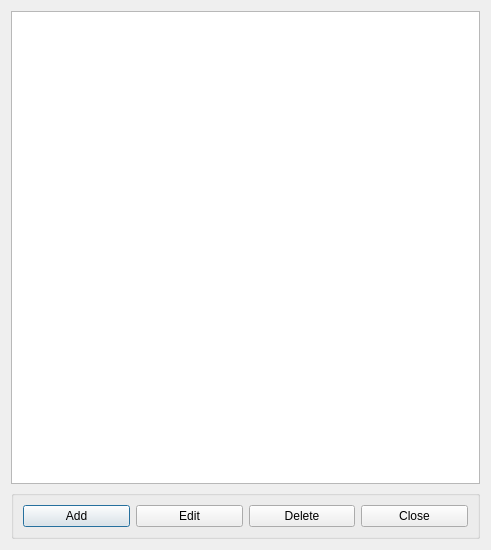
<?xml version="1.0" encoding="UTF-8"?>
<ui version="4.0">
 <class>FoodEnergyRequirements</class>
 <widget class="QDialog" name="FoodEnergyRequirements">
  <property name="geometry">
   <rect>
    <x>0</x>
    <y>0</y>
    <width>491</width>
    <height>550</height>
   </rect>
  </property>
  <property name="minimumSize">
   <size>
    <width>481</width>
    <height>550</height>
   </size>
  </property>
  <property name="windowTitle">
   <string>Food Energy Requirements</string>
  </property>
  <layout class="QVBoxLayout" name="verticalLayout">
   <item>
    <widget class="QTableView" name="tableView">
     <property name="sizePolicy">
      <sizepolicy hsizetype="MinimumExpanding" vsizetype="Expanding">
       <horstretch>0</horstretch>
       <verstretch>0</verstretch>
      </sizepolicy>
     </property>
     <property name="alternatingRowColors">
      <bool>true</bool>
     </property>
     <property name="sortingEnabled">
      <bool>true</bool>
     </property>
    </widget>
   </item>
   <item>
    <widget class="QGroupBox" name="groupBox">
     <property name="title">
      <string/>
     </property>
     <layout class="QHBoxLayout" name="horizontalLayout">
      <item>
       <widget class="QPushButton" name="cmdAddRow">
        <property name="text">
         <string>Add</string>
        </property>
       </widget>
      </item>
      <item>
       <widget class="QPushButton" name="cmdEditRow">
        <property name="text">
         <string>Edit</string>
        </property>
       </widget>
      </item>
      <item>
       <widget class="QPushButton" name="DeleteRow">
        <property name="text">
         <string>Delete</string>
        </property>
       </widget>
      </item>
      <item>
       <widget class="QPushButton" name="cmdFERequirementsClose">
        <property name="text">
         <string>Close</string>
        </property>
       </widget>
      </item>
     </layout>
    </widget>
   </item>
  </layout>
 </widget>
 <tabstops>
  <tabstop>tableView</tabstop>
  <tabstop>cmdAddRow</tabstop>
  <tabstop>cmdEditRow</tabstop>
  <tabstop>DeleteRow</tabstop>
  <tabstop>cmdFERequirementsClose</tabstop>
 </tabstops>
 <resources/>
 <connections>
  <connection>
   <sender>cmdFERequirementsClose</sender>
   <signal>clicked()</signal>
   <receiver>FoodEnergyRequirements</receiver>
   <slot>mdiClose()</slot>
   <hints>
    <hint type="sourcelabel">
     <x>438</x>
     <y>550</y>
    </hint>
    <hint type="destinationlabel">
     <x>480</x>
     <y>545</y>
    </hint>
   </hints>
  </connection>
  <connection>
   <sender>cmdAddRow</sender>
   <signal>clicked()</signal>
   <receiver>FoodEnergyRequirements</receiver>
   <slot>addFoodEnergyRequirement()</slot>
   <hints>
    <hint type="sourcelabel">
     <x>105</x>
     <y>557</y>
    </hint>
    <hint type="destinationlabel">
     <x>58</x>
     <y>553</y>
    </hint>
   </hints>
  </connection>
  <connection>
   <sender>cmdEditRow</sender>
   <signal>clicked()</signal>
   <receiver>FoodEnergyRequirements</receiver>
   <slot>editFoodEnergyRequirement()</slot>
   <hints>
    <hint type="sourcelabel">
     <x>201</x>
     <y>560</y>
    </hint>
    <hint type="destinationlabel">
     <x>181</x>
     <y>549</y>
    </hint>
   </hints>
  </connection>
  <connection>
   <sender>DeleteRow</sender>
   <signal>clicked()</signal>
   <receiver>FoodEnergyRequirements</receiver>
   <slot>deleteSelectedEnergyRequirements()</slot>
   <hints>
    <hint type="sourcelabel">
     <x>304</x>
     <y>564</y>
    </hint>
    <hint type="destinationlabel">
     <x>277</x>
     <y>556</y>
    </hint>
   </hints>
  </connection>
 </connections>
 <slots>
  <slot>addFoodEnergyRequirement()</slot>
  <slot>deleteSelectedEnergyRequirements()</slot>
  <slot>editFoodEnergyRequirement()</slot>
  <slot>mdiClose()</slot>
 </slots>
</ui>
